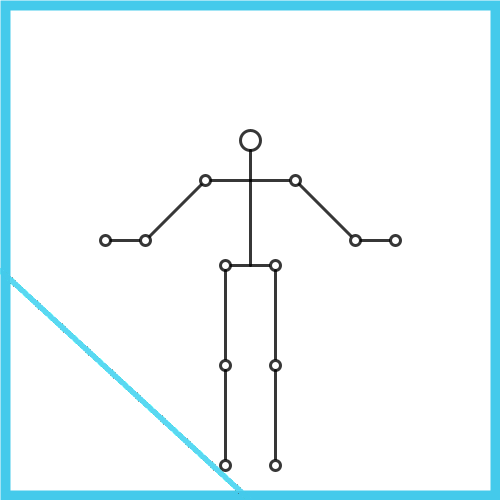
Frame 1 (no input)
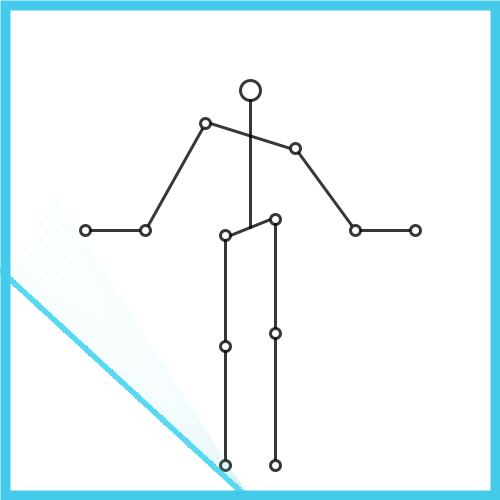
Frame 60 (the mouse pressed at the canvas centre just before this capture)
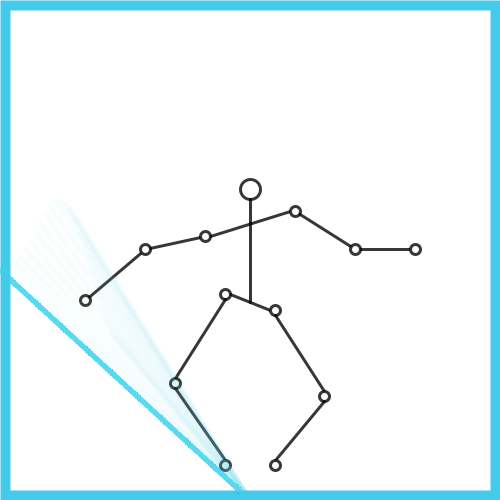
Frame 120 (the mouse held since frame 60 and released just before this capture)

The Processing sketch that drew these frames (run headless with seeded random() and noise(); from frame 60 on, the mouse is pressed at the canvas centre):

// Processing sketch: sin_cos_PI_
// ── sin_cos_PI_.pde
MAN sineman;

float []m;
float []n;


int x;
float y;

void setup() {
  size(500, 500);


  frameRate(60);

  sineman = new MAN();

  m = new float[width+1];
  n = new float[width+1];
}

void draw() {
  background(255);

  stroke(68, 202, 235, 255);
  strokeWeight(10);
  noFill();
  rect(5, 5, 490, 490);

  y = -sin(cos(radians(x))*PI)*50;
  sineman.drawman(y);

  int q = 270;
  for (int i =0; i<=width; i+=5) {
    pushMatrix();
    translate(0, q);
    stroke(68, 202, 235, 10);
    strokeWeight(5);
    //point(m[i], n[i]);
    line(width/2, 230, m[i], n[i]);
    popMatrix();
  }





  if (x<width) {
    m[x] = x;
    n[x] = y/50*70;
  } else {
    for (int i = 1; i<=width; i++) {

      n[i-1] = n[i];
    }
    m[width] = width;
    n[width] = y/50*70;
  }




  x++;
}

// ── man.pde
class MAN {
  float headx, heady;
  float headsize;

  float necklength;

  float lshoulderx, lshouldery, rshoulderx, rshouldery;
  float jointsize;

  float chestlength;

  float lelbowx, lelbowy, relbowx, relbowy;

  float lhandx, lhandy, rhandx, rhandy;

  float lcrotchx, lcrotchy, rcrotchx, rcrotchy;

  float lkneex, lkneey, rkneex, rkneey;

  float lfootx, lfooty, rfootx, rfooty;

  MAN() {
    headx = 250;
    heady = 140;
    headsize = 20;

    necklength = 30;

    lshoulderx = 205;
    lshouldery = 180;
    rshoulderx = 295;
    rshouldery = 180;

    jointsize = 10;

    chestlength = 85;

    lelbowx = 145;
    lelbowy = 180;
    relbowx = 355;
    relbowy = 180;

    lhandx = 105;
    lhandy = 180;
    rhandx = 395;
    rhandy = 180;

    lcrotchx = 225;
    lcrotchy = 265;
    rcrotchx = 275;
    rcrotchy = 265;

    lkneex = 225;
    lkneey = 365;
    rkneex = 275;
    rkneey = 365;

    lfootx = 225;
    lfooty = 465;
    rfootx = 275;
    rfooty = 465;
  }

  void drawman(float a) {

    heady +=a;

    necklength-=a/8;

    lshouldery = heady+headsize/2+necklength+a/4;//-n[205]/2;
    rshouldery =heady+headsize/2+necklength-a/4;//-n[295]/2;

    lelbowy = 240+n[145]+a/5;
    relbowy = 240+n[355]+a/5;
    
    lhandy = 240+n[105]+a/5;
    rhandy = 240+n[395]+a/5;
    chestlength -=a/8;

    lcrotchy +=a*3/4-a/6;
    rcrotchy +=a*3/4+a/6;

    lkneey +=a/2-a/8;
    rkneey +=a/2+a/8;

    if (a>0) {
      lkneex -=a;
      rkneex +=a;
    }



    
    stroke(0,200);
    strokeWeight(3);
    noFill();
    ellipse(headx, heady, headsize, headsize);//head

    line(headx, heady+headsize/2, headx, heady+headsize/2+necklength);//neck

    line(lshoulderx+jointsize/2, lshouldery, rshoulderx-jointsize/2, rshouldery);//shoulder


    line(headx, heady+headsize/2+necklength, headx, heady+headsize/2+necklength+chestlength);//chest

    line(lshoulderx, lshouldery, lelbowx, lelbowy);//arm

    line(lelbowx, lelbowy, lhandx, lhandy);
    
    line(rshoulderx, rshouldery, relbowx, relbowy);
    
    line(relbowx, relbowy, rhandx, rhandy);
    
    fill(255);
    
    ellipse(lshoulderx, lshouldery, jointsize, jointsize);
    ellipse(rshoulderx, rshouldery, jointsize, jointsize);
    
    ellipse(lelbowx, lelbowy, jointsize, jointsize);
    ellipse(lhandx, lhandy, jointsize, jointsize);
    ellipse(relbowx, relbowy, jointsize, jointsize);
    ellipse(rhandx, rhandy, jointsize, jointsize);
    

    line(lcrotchx+jointsize/2, lcrotchy, rcrotchx-jointsize/2, rcrotchy);//crotch
    ellipse(lcrotchx, lcrotchy, jointsize, jointsize);
    ellipse(rcrotchx, rcrotchy, jointsize, jointsize);

    line(lcrotchx, lcrotchy+jointsize/2, lkneex, lkneey-jointsize/2);//leg
    ellipse(lkneex, lkneey, jointsize, jointsize);
    line(lkneex, lkneey+jointsize/2, lfootx, lfooty-jointsize/2);
    ellipse(lfootx, lfooty, jointsize, jointsize);
    line(rcrotchx, rcrotchy+jointsize/2, rkneex, rkneey-jointsize/2);
    ellipse(rkneex, rkneey, jointsize, jointsize);
    line(rkneex, rkneey+jointsize/2, rfootx, rfooty-jointsize/2);
    ellipse(rfootx, rfooty, jointsize, jointsize);

    setman();
  }

  void setman() {
    headx = 250;
    heady = 140;
    headsize = 20;

    necklength = 30;

    lshoulderx = 205;
    lshouldery = 180;
    rshoulderx = 295;
    rshouldery = 180;

    jointsize = 10;

    chestlength = 85;

    lelbowx = 145;
    lelbowy = 180;
    relbowx = 355;
    relbowy = 180;

    lhandx = 85;
    lhandy = 180;
    rhandx = 415;
    rhandy = 180;

    lcrotchx = 225;
    lcrotchy = 265;
    rcrotchx = 275;
    rcrotchy = 265;

    lkneex = 225;
    lkneey = 365;
    rkneex = 275;
    rkneey = 365;

    lfootx = 225;
    lfooty = 465;
    rfootx = 275;
    rfooty = 465;
  }
}
